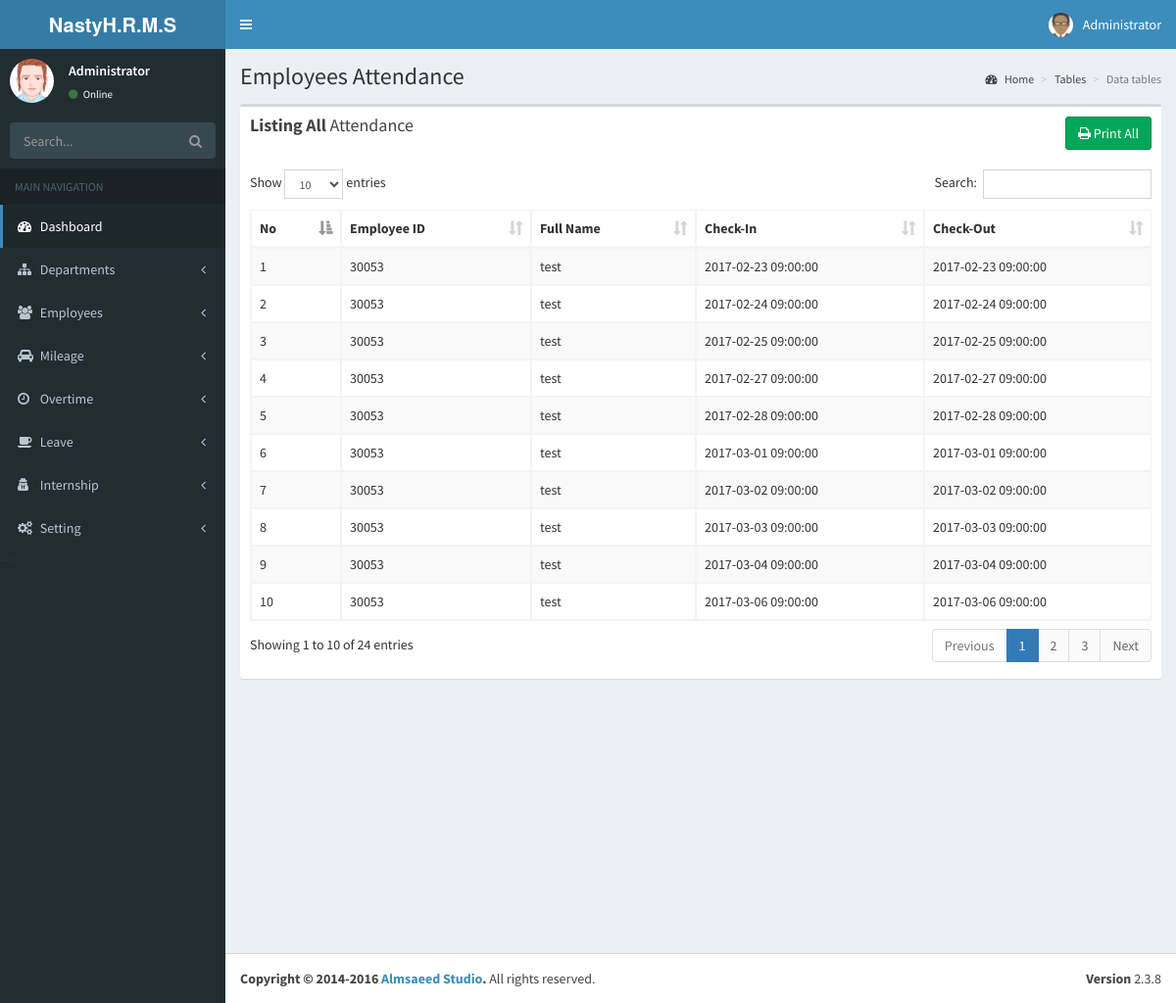
Page /dashboard/page/h3 on the committed database.
### tables this page shows
CREATE TABLE IF NOT EXISTS `employee_information` (
  `emp_id` int(5) NOT NULL AUTO_INCREMENT,
  `emp_fullname` varchar(100) NOT NULL,
  `ic_No` varchar(15) NOT NULL,
  `date_Birth` date NOT NULL,
  `marital` varchar(7) NOT NULL,
  `spouse_Name` varchar(30) NOT NULL,
  `emp_address` varchar(100) NOT NULL,
  `emp_poscode` int(11) NOT NULL,
  `emp_city` varchar(15) NOT NULL,
  `emp_state` varchar(25) NOT NULL,
  `emp_contactNo` varchar(12) NOT NULL,
  `emp_email` varchar(20) NOT NULL,
  `emp_hireDate` date NOT NULL,
  `employeeType` varchar(20) NOT NULL,
  `emp_socsoNo` varchar(20) NOT NULL,
  `emp_kwspNo` varchar(20) NOT NULL,
  `emp_accBank` varchar(20) NOT NULL,
  `emp_salary` decimal(10,0) NOT NULL,
  `emp_deptId` int(11) NOT NULL,
  `emp_designation` varchar(30) NOT NULL,
  `emp_annualLeave` int(5) NOT NULL,
  `emp_medicalLeave` int(11) NOT NULL,
  `emp_unpaidLeave` int(11) NOT NULL,
  PRIMARY KEY (`emp_id`)
);

CREATE TABLE IF NOT EXISTS `intable` (
  `in_id` int(11) NOT NULL AUTO_INCREMENT,
  `stf_id` int(11) NOT NULL,
  `time_in` datetime NOT NULL,
  PRIMARY KEY (`in_id`)
);

CREATE TABLE IF NOT EXISTS `outtable` (
  `out_id` int(11) NOT NULL AUTO_INCREMENT,
  `sta_id` int(11) NOT NULL,
  `time_out` datetime NOT NULL,
  PRIMARY KEY (`out_id`)
);

### application/controllers/dashboard.php (called while the page is built, shortened)
<?php
class dashboard extends CI_Controller
{
	public function page($key)
    {
    	switch ($key)
    	{
          case 'h3' :
              $this->load->database();
              $this->load->model('m_emp');
              $this->load->model('m_attendance');
              $this->load->model('m_attendanceOut');
              $arr['arr'] = $this->m_emp->getAtt();
              $this->load->view('nastyHRMS/navigation');
              $this->load->view('nastyHRMS/header');
              $this->load->view('list_attandance',$arr);
              break;
   		}
    }
}

### index.php (called while the page is built, shortened)
<?php
require_once BASEPATH.'core/CodeIgniter.php';

### application/models/m_emp.php (called while the page is built, shortened)
<?php
	class M_emp extends CI_Model {
	      public function getAtt($where = null, $all = false)
	    {
	    	$this->db->select('*');
	        $this->db->from(self::TABLE_NAME);
	            if (!$all) {
                 $this->db->join('intable i', 'emp_id = i.stf_id', 'left');
	        	$this->db->join('outtable o', 'emp_id = o.sta_id', 'left');
	        	$this->db->where('in_id = out_id');
            }
	        $result = $this->db->get()->result();
	        if ($result) {
	            if ($where !== NULL) {
	                return array_shift($result);
	            } else {
	                return $result;
	            }
	        } else {
	            return false;
	        }
	    }
	}

### application/views/list_attandance.php (the view, shortened to what this page needs)
<!DOCTYPE html>
<html>
<head>
  <link rel="stylesheet" href="<?php echo base_url();?>/bootstrap/css/bootstrap.min.css">
  <link rel="stylesheet" href="https://cdnjs.cloudflare.com/ajax/libs/font-awesome/4.5.0/css/font-awesome.min.css">
  <link rel="stylesheet" href="https://cdnjs.cloudflare.com/ajax/libs/ionicons/2.0.1/css/ionicons.min.css">
  <link rel="stylesheet" href="<?php echo base_url();?>/plugins/datatables/dataTables.bootstrap.css">
  <link rel="stylesheet" href="<?php echo base_url();?>/dist/css/AdminLTE.min.css">
  <link rel="stylesheet" href="<?php echo base_url();?>/dist/css/skins/_all-skins.min.css">
</head>
<body class="hold-transition skin-blue sidebar-mini">
<div class="wrapper">
  <div class="content-wrapper">
    <section class="content-header">
      <h1>
        Employees Attendance
      </h1>
      <ol class="breadcrumb">
        <li><a href="#"><i class="fa fa-dashboard"></i> Home</a></li>
        <li><a href="#">Tables</a></li>
        <li class="active">Data tables</li>
      </ol>
    </section>
    <section class="content">
      <div class="row">
        <div class="col-xs-12">
          <div class="box">
            <div class="box-header">
              <h3 class="box-title"><b>Listing All</b> Attendance</h3>
              <a href="" name="print_all" id="print_all" class="btn btn-success pull-right"><i class="fa fa-print"></i> Print All</a>
            </div>
            <div class="box-body">
              <table id="example1" class="table table-bordered table-striped">
                <thead>
                <tr>
                  <th>No</th>
                  <th>Employee ID</th>
                  <th>Full Name</th>
                  <th>Check-In</th>
                  <th>Check-Out</th>
                </tr>
                </thead>
                <tbody>
                <?php
                      $n = 0;
                      foreach ($arr as $attndnce){
                      $n++;
                ?>
                <tr>
                  <td><?= $n?></td>
                  <td><?= $attndnce->emp_id; ?></td>
                  <td><?= $attndnce->emp_fullname; ?></td>
                  <td><?= $attndnce->time_in; ?></td>
                  <td><?= $attndnce->time_out; ?></td>
                </tr>
                 <?php
                     }
                   ?>
                </tbody>
              </table>
            </div>
          </div>
        </div>
      </div>
    </section>
  </div>
  <footer class="main-footer">
    <div class="pull-right hidden-xs">
      <b>Version</b> 2.3.8
    </div>
    <strong>Copyright &copy; 2014-2016 <a href="http://almsaeedstudio.com">Almsaeed Studio</a>.</strong> All rights
    reserved.
  </footer>
</div>
</body>
</html>

### rows in the picture
employee_information: emp_id "30053", emp_fullname "test", intable.time_in "2017-02-23 09:00:00", outtable.time_out "2017-02-23 09:00:00", intable.time_in "2017-02-24 09:00:00", outtable.time_out "2017-02-24 09:00:00", intable.time_in "2017-02-25 09:00:00", outtable.time_out "2017-02-25 09:00:00", intable.time_in "2017-02-27 09:00:00", outtable.time_out "2017-02-27 09:00:00", intable.time_in "2017-02-28 09:00:00", outtable.time_out "2017-02-28 09:00:00", intable.time_in "2017-03-01 09:00:00", outtable.time_out "2017-03-01 09:00:00", intable.time_in "2017-03-02 09:00:00", outtable.time_out "2017-03-02 09:00:00", intable.time_in "2017-03-03 09:00:00", outtable.time_out "2017-03-03 09:00:00", intable.time_in "2017-03-04 09:00:00", outtable.time_out "2017-03-04 09:00:00", intable.time_in "2017-03-06 09:00:00", outtable.time_out "2017-03-06 09:00:00"
